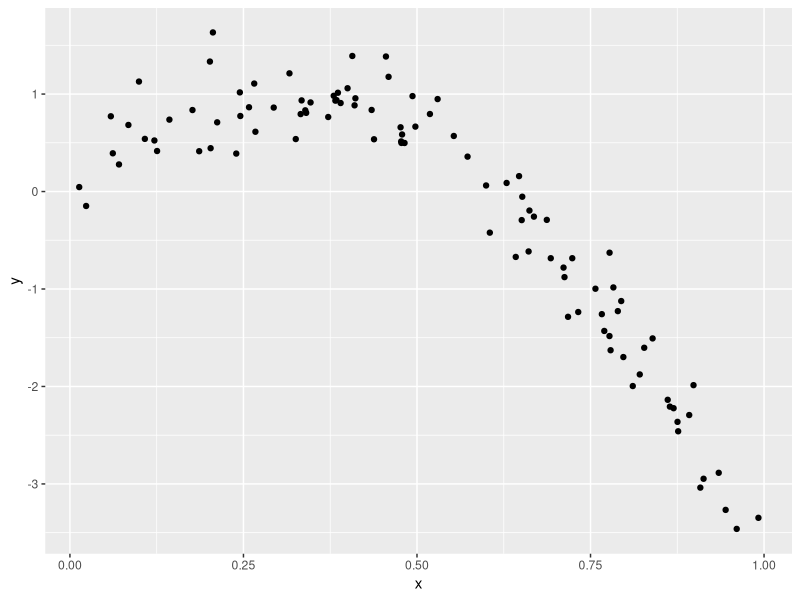
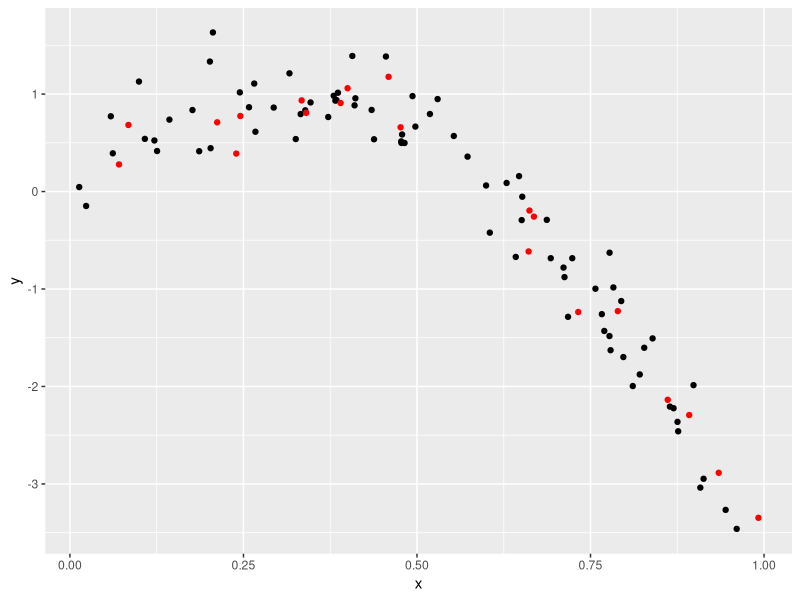
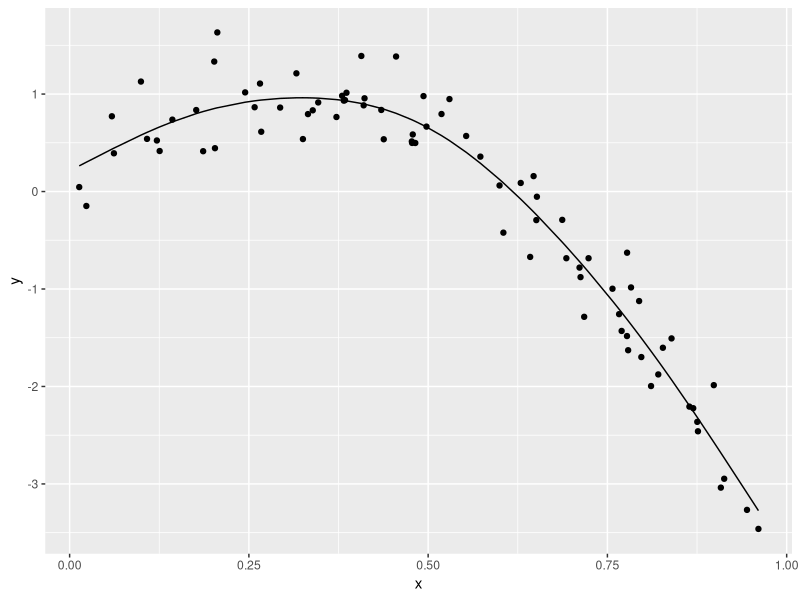

R code for these plots, in order:
## ---- chunk 1
library(tidyverse)
library(modelr)
library(mgcv)
## ---- chunk 2
set.seed(1)

nonlin_df = 
  tibble(
    id = 1:100, 
    x = runif(100, 0, 1),
    y = 1 - 10 * (x - 0.3) ^ 2 + rnorm(100, 0, 0.3)
  )

nonlin_df %>% 
  ggplot(aes(x = x, y = y)) + 
  geom_point()
## ---- chunk 3
train_df = sample_n(nonlin_df, 80)
test_df = anti_join(nonlin_df, train_df, by = "id")

ggplot(train_df, aes(x = x, y = y)) + 
  geom_point() + 
  geom_point(data = test_df, color = "red")
## ---- chunk 4
linear_mod = lm(y ~ x, data = train_df)
smooth_mod = mgcv::gam(y ~ s(x), data = train_df)
wiggly_mod = mgcv::gam(y ~ s(x, k = 30), sp = 10e-6, data = train_df)
## ---- chunk 5
train_df %>% 
  add_predictions(smooth_mod) %>% 
  ggplot(aes(x = x, y = y)) + 
  geom_point() +
  geom_line(aes(y = pred))
## ---- chunk 6
rmse(linear_mod, test_df)
rmse(smooth_mod, test_df)
rmse(wiggly_mod, test_df)
## ---- chunk 7
cv_df =
  crossv_mc(nonlin_df, 100) %>% 
  mutate(
    train = map(train, as_tibble),
    test = map(test, as_tibble)
  )
## ---- chunk 8
cv_df %>% 
  mutate(
    linear_mod = map(.x = train, ~lm(y ~ x, data = .x)),
    smooth_mod = map(.x = train, ~gam(y ~ s(x), data = .x)),
    wiggly_mod = map(.x = train, ~gam(y ~ s(x, k = 30), sp = 10e-6, data = .x))
  ) %>% 
  mutate(
    rmse_linear = map2_dbl(.x = linear_mod, .y = test, ~rmse(model = .x, data = .y)),
    rmse_smooth = map2_dbl(.x = smooth_mod, .y = test, ~rmse(model = .x, data = .y)),
    rmse_wiggly = map2_dbl(.x = wiggly_mod, .y = test, ~rmse(model = .x, data = .y))
  )
